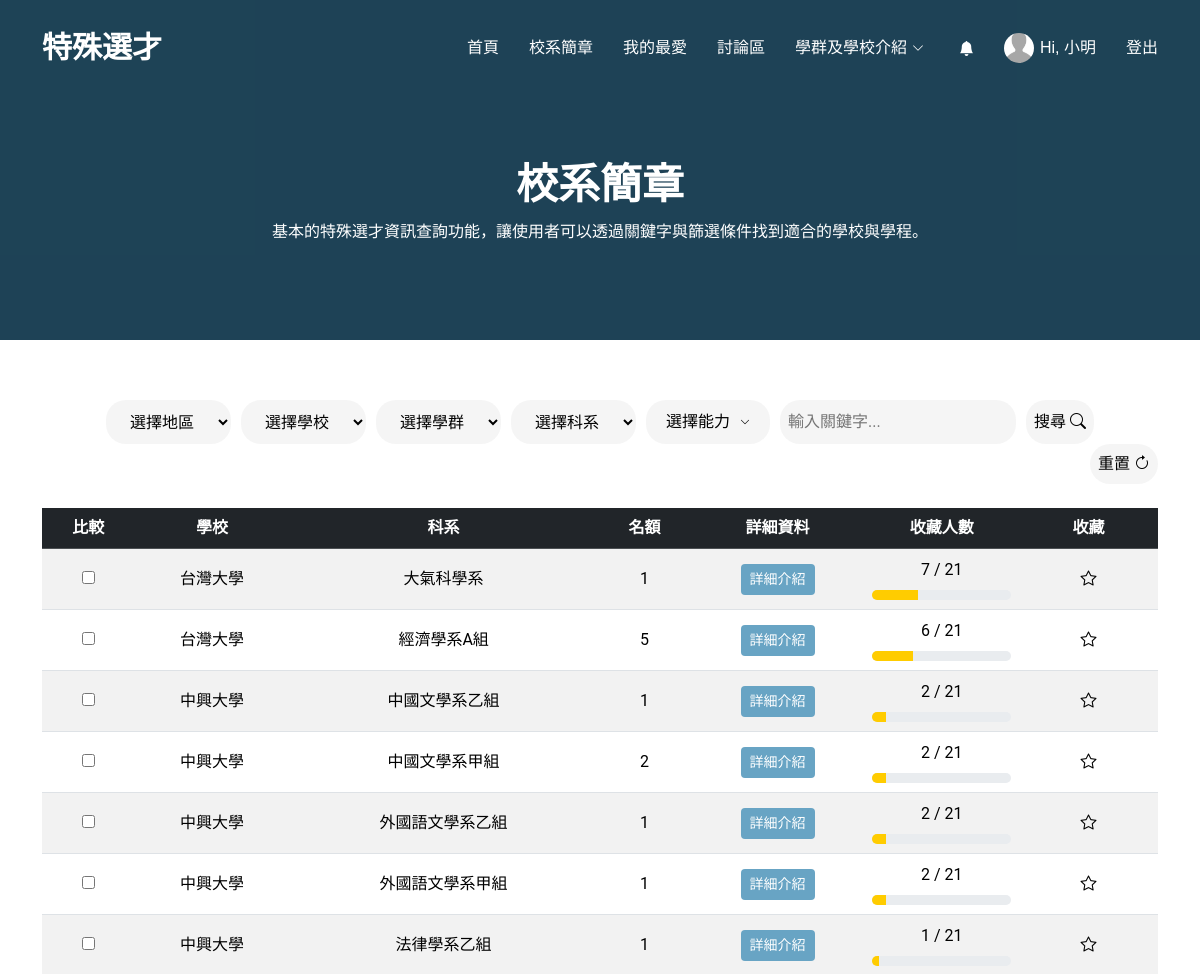
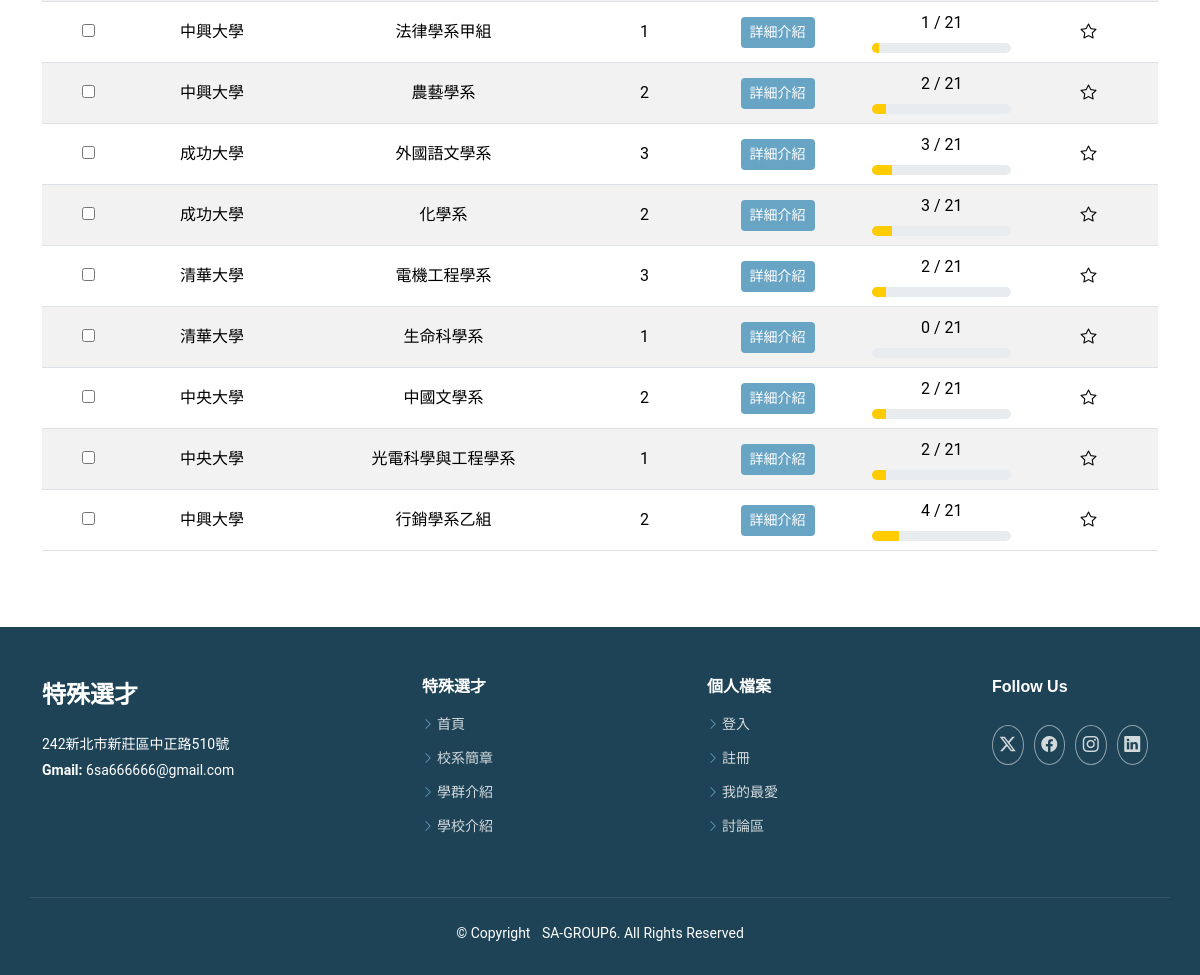
/Moderna/about.php (signed in), run on the app's committed database (2 pictures, top to bottom).
### tables this page shows
CREATE TABLE `sch_description` (
  `Sch_num` varchar(20) NOT NULL,
  `School_Name` varchar(20) NOT NULL,
  `p_type` varchar(10) NOT NULL,
  `Department` varchar(20) NOT NULL,
  `Region` varchar(10) NOT NULL,
  `address` varchar(50) NOT NULL,
  `Disc_Cluster` varchar(20) NOT NULL,
  `requirement` varchar(800) NOT NULL,
  `Exam_Item` varchar(20) DEFAULT NULL,
  `Talent` varchar(100) DEFAULT NULL,
  `Quota` int(11) NOT NULL,
  `exam_date` date DEFAULT NULL,
  `Contact` varchar(225) DEFAULT NULL,
  `link` varchar(225) DEFAULT NULL,
  `note` varchar(200) DEFAULT NULL,
  `is_deleted` tinyint(1) NOT NULL DEFAULT 0 COMMENT '軟刪除標記'
);

### Moderna/about.php (the view, shortened to what this page needs)
<?php
require_once 'db.php';
$isAdmin = false;
if (isset($_SESSION['user_id'])) {
    $userId = $_SESSION['user_id'];
    $query = "SELECT Roles FROM account WHERE User_ID = ?";
    $stmt = $conn->prepare($query);
    $stmt->bind_param("i", $userId);
    if ($stmt->execute()) {
        $result = $stmt->get_result();
        if ($row = $result->fetch_assoc()) {
            $isAdmin = ($row['Roles'] === '管理者');
        }
    }
}
$showAdminInterface = isset($_GET['admin']) && $isAdmin;
?>
<?php include('header.php'); ?>
<!DOCTYPE html>
<html lang="zh-Hant">
<head>
  <link href="assets/vendor/bootstrap/css/bootstrap.min.css" rel="stylesheet">
  <link href="assets/vendor/bootstrap-icons/bootstrap-icons.css" rel="stylesheet">
  <link href="assets/vendor/aos/aos.css" rel="stylesheet">
  <link href="assets/vendor/glightbox/css/glightbox.min.css" rel="stylesheet">
  <link href="assets/vendor/swiper/swiper-bundle.min.css" rel="stylesheet">
  <link href="assets/css/main.css" rel="stylesheet">
</head>
<body class="about-page">
<main class="main">
  <div class="page-title dark-background">
    <div class="container position-relative">
      <h1>校系簡章</h1>
      <p>基本的特殊選才資訊查詢功能，讓使用者可以透過關鍵字與篩選條件找到適合的學校與學程。</p>
    </div>
  </div>
  <section id="about" class="about section">
    <div class="container">
    <?php
include 'db.php';
$filters = [
    "q" => $_GET['q'] ?? "",
    "region" => $_GET['region'] ?? "",
    "department" => $_GET['department'] ?? "",
    "talent" => $_GET['talent'] ?? [],
    "school_name" => $_GET['school_name'] ?? "",
    "disc_cluster" => $_GET['disc_cluster'] ?? ""
];
$sql = "SELECT sd.* FROM sch_description sd";
$sql .= " WHERE sd.is_deleted = 0";
$stmt = $conn->prepare($sql);
$stmt->execute();
$result = $stmt->get_result();
$results = $result ? $result->fetch_all(MYSQLI_ASSOC) : [];
?>
<div class="filter-container">
<form method="GET" action="" class="filter-form">
    <select name="region" id="region">
        <option value="">選擇地區</option>
    </select>
    <select name="school_name" id="school_name">
        <option value="">選擇學校</option>
    </select>
    <select name="disc_cluster" id="disc_cluster">
        <option value="">選擇學群</option>
    </select>
    <select name="department" id="department">
        <option value="">選擇科系</option>
    </select>
    <div class="filter-form">
    <button type="button" id="toggleTalentDropdown" class="select-button d-flex justify-content-between align-items-center">
    <span>
        <?= !empty($filters["talent"]) ? implode(", ", $filters["talent"]) : "選擇能力" ?>
    </span>
    <i class="bi bi-chevron-down" style="font-size: 10px;margin-left: 10px;"></i>
</button>
</div>
    <input type="text" name="q" value="<?= htmlspecialchars($filters['q']) ?>" placeholder="輸入關鍵字..." class="search-input">
    <button type="submit" class="search-button">搜尋 <i class="bi bi-search"></i></button>
</form>
</div>
      <div style="display: flex; justify-content: flex-end;">
        <form method="GET" >
        <button type="submit" class="clear-button">重置 <i class="bi bi-arrow-clockwise"></i></button>
        </form>
      </div>
<?php if (!empty($results)): ?>
<table class="table table-striped table-hover align-middle text-center mt-4">
  <thead class="table-dark">
    <tr><th>比較</th><th>學校</th><th>科系</th><th>名額</th><th>詳細資料</th><th>收藏人數</th><th>收藏</th></tr>
  </thead>
  <tbody>
<?php foreach ($results as $row): ?>
<tr>
  <td>
    <input type="checkbox" class="compare-checkbox" value="<?= htmlspecialchars($row['Sch_num']) ?>">
  </td>
  <td><?= htmlspecialchars($row['School_Name']); ?></td>
  <td><?= htmlspecialchars($row['Department']); ?></td>
  <td><?= htmlspecialchars($row['Quota']); ?></td>
  <td>
  <?php if ($showAdminInterface): ?>
    <a href="about-admin.php?sch_num=<?= urlencode($row['Sch_num']) ?>" class="btn btn-sm" style="background-color: var(--accent-color); color:white;">
      管理校系簡章
    </a>
  <?php else: ?>
    <a href="school_detail.php?sch_num=<?= urlencode($row['Sch_num']) ?>" class="btn btn-sm" style="background-color: var(--accent-color); color:white;">
      詳細介紹
    </a>
  <?php endif; ?>
  </td>
        <td>
  <?php
    $connFav = new mysqli("localhost", "root", "", "SA-6");
    $totalUsersResult = $connFav->query("SELECT COUNT(DISTINCT User_ID) AS total_users FROM account");
    $totalUsers = $totalUsersResult->fetch_assoc()['total_users'] ?? 0;
    $stmt = $connFav->prepare("SELECT COUNT(DISTINCT User_ID) AS total_fav FROM my_favorites WHERE Sch_num = ?");
    $stmt->bind_param("s", $row['Sch_num']);
    $stmt->execute();
    $res = $stmt->get_result();
    $favCount = $res->fetch_assoc()['total_fav'] ?? 0;
    $percentage = ($totalUsers > 0) ? round($favCount / $totalUsers * 100) : 0;
    $schNum = htmlspecialchars($row['Sch_num']);
  ?>
  <div id="fav-info-<?= $schNum ?>">
    <?= $favCount ?> / <?= $totalUsers ?>
    <div class="progress mt-2" style="height: 10px;">
      <div class="progress-bar" id="fav-bar-<?= $schNum ?>" role="progressbar"
        style="width: <?= $percentage ?>%; background-color: #FFCC00;"
        aria-valuenow="<?= $percentage ?>" aria-valuemin="0" aria-valuemax="100">
      </div>
    </div>
  </div>
</td>
        <td>
<button class="favorite-btn"   style="background-color: transparent; "
  data-sch-num="<?php echo $row['Sch_num']; ?>"
  onclick="toggleStar(this)">
  <i class="bi bi-star"></i>
</button>
    </td>
</tr>
<?php endforeach; ?>
</tbody></table>
<?php else: ?>
<p>沒有找到相關結果。</p>
<?php endif; ?>
</div></section>
</main>
<?php include('footer.php'); ?>
</body>
</html>

### Moderna/assets/css/main.css (style rules this page uses)
:root { --default-font: "Roboto", system-ui, -apple-system, "Segoe UI", Roboto, "Helvetica Neue", Arial, "Noto Sans", "Liberation Sans", sans-serif, "Apple Color Emoji", "Segoe UI Emoji", "Segoe UI Symbol", "Noto Color Emoji"; --heading-font: "Raleway", sans-serif; --nav-font: "Poppins", sans-serif; }
:root { --background-color: #ffffff; --default-color: #555555; --heading-color: #1e4356; --accent-color: #68a4c4; --surface-color: #ffffff; --contrast-color: #ffffff; }
:root { --nav-color: #ffffff; --nav-hover-color: #68a4c4; --nav-mobile-background-color: #ffffff; --nav-dropdown-background-color: #ffffff; --nav-dropdown-color: #555555; --nav-dropdown-hover-color: #68a4c4; }
.dark-background { --background-color: #1e4356; --default-color: #ffffff; --heading-color: #ffffff; --surface-color: #284e62; --contrast-color: #ffffff; }
:root { scroll-behavior: smooth; }
body { color: var(--default-color); background-color: var(--background-color); font-family: var(--default-font); }
a { color: var(--accent-color); text-decoration: none; transition: 0.3s; }
h1, h2, h3, h4, h5, h6 { color: var(--heading-color); font-family: var(--heading-font); }
.page-title { color: var(--default-color); background-color: var(--background-color); padding: 160px 0 80px 0; text-align: center; position: relative; }
.page-title:before { content: ""; background-color: color-mix(in srgb, var(--background-color), transparent 50%); position: absolute; inset: 0; }
.page-title h1 { font-size: 42px; font-weight: 700; margin-bottom: 10px; }
section, .section { color: var(--default-color); background-color: var(--background-color); padding: 60px 0; scroll-margin-top: 90px; overflow: clip; }

### Moderna/about.php (style rules this page uses)
.filter-form { position: relative; display: inline-block; }
.filter-form { display: flex; flex-wrap: wrap; gap: 10px; justify-content: center; }
.search-button, .clear-button { background-color: color-mix(in srgb, var(--default-color), transparent 94%); border-radius: 20px; padding: 8px; color: #000; }
.search-input { border-radius: 20px; padding: 8px; border: none; background-color: color-mix(in srgb, var(--default-color), transparent 94%); }
select, button { border-radius: 20px; padding: 10px 20px; border: 0; background-color: color-mix(in srgb, var(--default-color), transparent 94%); color: #000; }

### data on the page
sch_description: School_Name "台灣大學", Department "大氣科學系", Quota "1", favCount "7", totalUsers "21", $percentage 33 (drawn)
sch_description: School_Name "台灣大學", Department "經濟學系A組", Quota "5", favCount "6", totalUsers "21", $percentage 29 (drawn)
sch_description: School_Name "中興大學", Department "中國文學系乙組", Quota "1", favCount "2", totalUsers "21", $percentage 10 (drawn)
sch_description: School_Name "中興大學", Department "中國文學系甲組", Quota "2", favCount "2", totalUsers "21", $percentage 10 (drawn)
sch_description: School_Name "中興大學", Department "外國語文學系乙組", Quota "1", favCount "2", totalUsers "21", $percentage 10 (drawn)
sch_description: School_Name "中興大學", Department "外國語文學系甲組", Quota "1", favCount "2", totalUsers "21", $percentage 10 (drawn)
sch_description: School_Name "中興大學", Department "法律學系乙組", Quota "1", favCount "1", totalUsers "21", $percentage 5 (drawn)
sch_description: School_Name "中興大學", Department "法律學系甲組", Quota "1", favCount "1", totalUsers "21", $percentage 5 (drawn)
sch_description: School_Name "中興大學", Department "農藝學系", Quota "2", favCount "2", totalUsers "21", $percentage 10 (drawn)
sch_description: School_Name "成功大學", Department "外國語文學系", Quota "3", favCount "3", totalUsers "21", $percentage 14 (drawn)
sch_description: School_Name "成功大學", Department "化學系", Quota "2", favCount "3", totalUsers "21", $percentage 14 (drawn)
sch_description: School_Name "清華大學", Department "電機工程學系", Quota "3", favCount "2", totalUsers "21", $percentage 10 (drawn)
sch_description: School_Name "清華大學", Department "生命科學系", Quota "1", favCount "0", totalUsers "21"
sch_description: School_Name "中央大學", Department "中國文學系", Quota "2", favCount "2", totalUsers "21", $percentage 10 (drawn)
sch_description: School_Name "中央大學", Department "光電科學與工程學系", Quota "1", favCount "2", totalUsers "21", $percentage 10 (drawn)
sch_description: School_Name "中興大學", Department "行銷學系乙組", Quota "2", favCount "4", totalUsers "21", $percentage 19 (drawn)

### other printed values
$_SESSION['nickname'] "小明"
